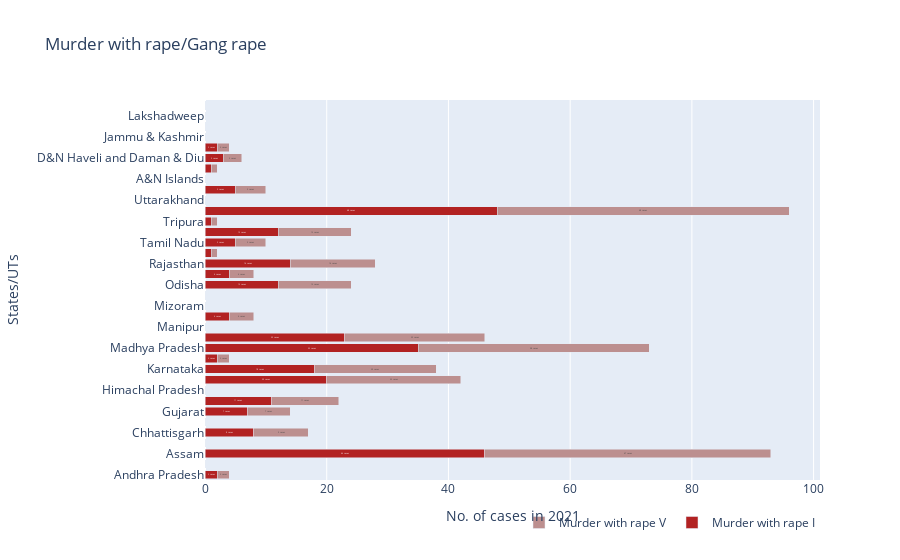

Notebook cell for this chart:
### Code cell
import plotly.graph_objs as go
import pandas as pd

fig = go.Figure()

fig.add_trace(
    go.Bar(
    x=crime['murder with rape I'],
    y=crime['states/UT'],
    name='Murder with rape I',
    orientation='h',
    marker=dict(color='firebrick'),
    text=crime['murder with rape I'].astype(str) + ' cases',
    textposition='inside',
    insidetextanchor='middle'
    )
)

fig.add_trace(
    go.Bar(
    x=crime['murder with rape V'],
    y=crime['states/UT'],
    name='Murder with rape V',
    orientation='h',
    marker=dict(color='rosybrown'),
    text=crime['murder with rape V'].astype(str) + ' cases',
    textposition='inside',
    insidetextanchor='middle'
    )
)

fig.update_layout(
    title='Murder with rape/Gang rape',
    xaxis_title='No. of cases in 2021',
    yaxis_title='States/UTs',
    barmode='stack',
    legend=dict(
    orientation='h',
    yanchor='bottom',
    y=-0.15,
    xanchor='right',
    x=1
    )
)
fig.show()

### Figure 1 — Plotly figure (JSON) as saved in the notebook; plotly's stock layout.template omitted (floating-point values rounded to 4 significant figures)
{"data": [{"insidetextanchor": "middle", "marker": {"color": "firebrick"}, "name": "Murder with rape I", "orientation": "h", "text": ["2 cases", "0 cases", "46 cases", "0 cases", "8 cases", "0 cases", "7 cases", "11 cases", "0 cases", "20 cases", "18 cases", "2 cases", "35 cases", "23 cases", "0 cases", "4 cases", "0 cases", "0 cases", "12 cases", "4 cases", "14 cases", "1 cases", "5 cases", "12 cases", "1 cases", "48 cases", "0 cases", "5 cases", "0 cases", "1 cases", "3 cases", "2 cases", "0 cases", "0 cases", "0 cases", "0 cases"], "textposition": "inside", "type": "bar", "x": [2, 0, 46, 0, 8, 0, 7, 11, 0, 20, 18, 2, 35, 23, 0, 4, 0, 0, 12, 4, 14, 1, 5, 12, 1, 48, 0, 5, 0, 1, 3, 2, 0, 0, 0, 0], "y": ["Andhra Pradesh", "Arunachal Pradesh", "Assam", "Bihar", "Chhattisgarh", "Goa", "Gujarat", "Haryana", "Himachal Pradesh", "Jharkhand", "Karnataka", "Kerala", "Madhya Pradesh", "Maharashtra", "Manipur", "Meghalaya", "Mizoram", "Nagaland", "Odisha", "Punjab", "Rajasthan", "Sikkim", "Tamil Nadu", "Telangana", "Tripura", "Uttar Pradesh", "Uttarakhand", "West Bengal", "A&N Islands", "Chandigarh", "D&N Haveli and Daman & Diu", "Delhi", "Jammu & Kashmir", "Ladakh", "Lakshadweep", "Puducherry"]}, {"insidetextanchor": "middle", "marker": {"color": "rosybrown"}, "name": "Murder with rape V", "orientation": "h", "text": ["2 cases", "0 cases", "47 cases", "0 cases", "9 cases", "0 cases", "7 cases", "11 cases", "0 cases", "22 cases", "20 cases", "2 cases", "38 cases", "23 cases", "0 cases", "4 cases", "0 cases", "0 cases", "12 cases", "4 cases", "14 cases", "1 cases", "5 cases", "12 cases", "1 cases", "48 cases", "0 cases", "5 cases", "0 cases", "1 cases", "3 cases", "2 cases", "0 cases", "0 cases", "0 cases", "0 cases"], "textposition": "inside", "type": "bar", "x": [2, 0, 47, 0, 9, 0, 7, 11, 0, 22, 20, 2, 38, 23, 0, 4, 0, 0, 12, 4, 14, 1, 5, 12, 1, 48, 0, 5, 0, 1, 3, 2, 0, 0, 0, 0], "y": ["Andhra Pradesh", "Arunachal Pradesh", "Assam", "Bihar", "Chhattisgarh", "Goa", "Gujarat", "Haryana", "Himachal Pradesh", "Jharkhand", "Karnataka", "Kerala", "Madhya Pradesh", "Maharashtra", "Manipur", "Meghalaya", "Mizoram", "Nagaland", "Odisha", "Punjab", "Rajasthan", "Sikkim", "Tamil Nadu", "Telangana", "Tripura", "Uttar Pradesh", "Uttarakhand", "West Bengal", "A&N Islands", "Chandigarh", "D&N Haveli and Daman & Diu", "Delhi", "Jammu & Kashmir", "Ladakh", "Lakshadweep", "Puducherry"]}], "layout": {"barmode": "stack", "legend": {"orientation": "h", "x": 1, "xanchor": "right", "y": -0.15, "yanchor": "bottom"}, "title": {"text": "Murder with rape/Gang rape"}, "xaxis": {"title": {"text": "No. of cases in 2021"}}, "yaxis": {"title": {"text": "States/UTs"}}}}
